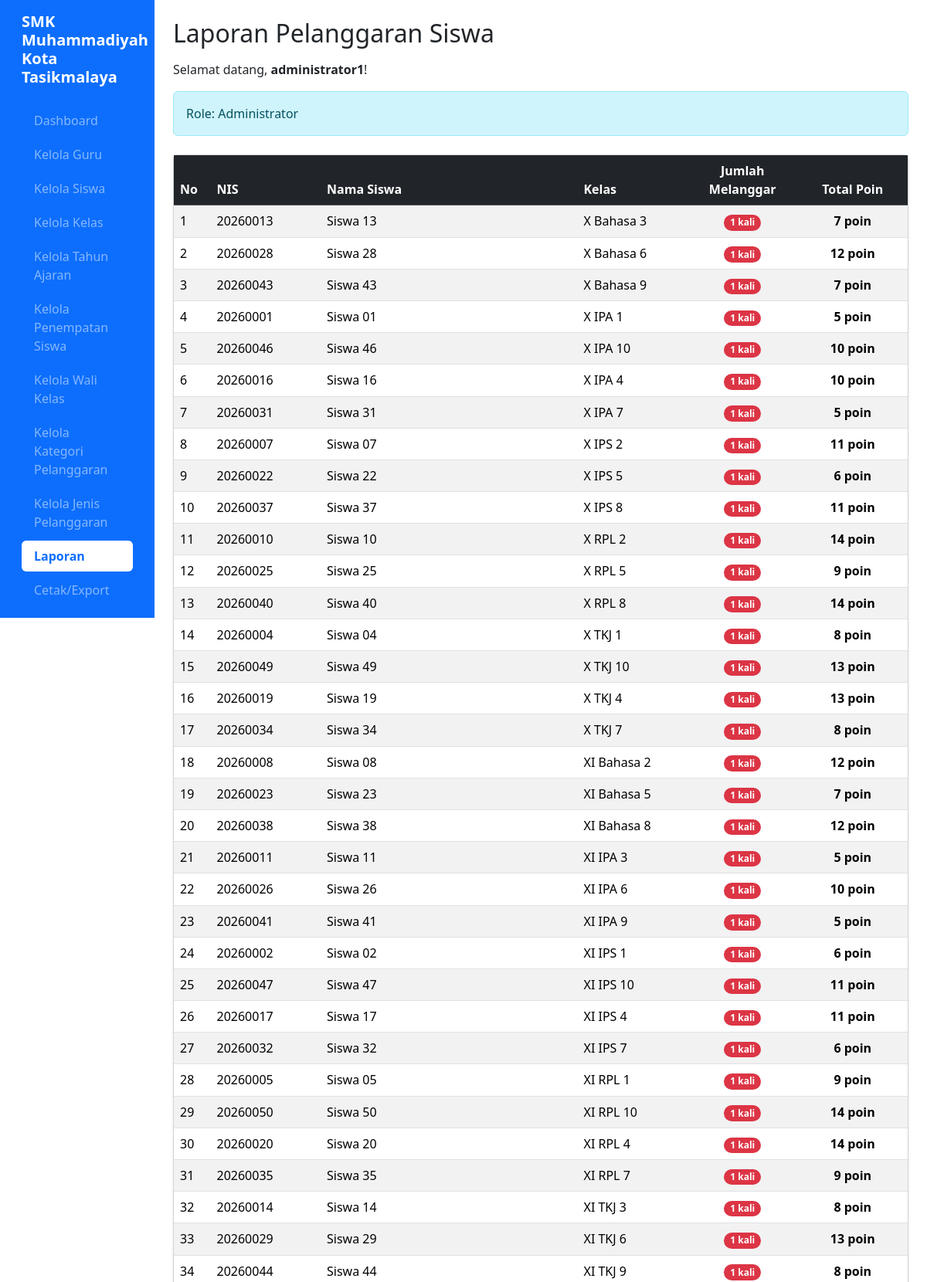
The app's page /laporan.php (signed in, upper part) with its own data.
### tables this page shows
CREATE TABLE `t_siswa` (
  `id` int(11) NOT NULL,
  `nis` varchar(30) DEFAULT NULL,
  `nisn` varchar(20) NOT NULL,
  `nama` varchar(150) DEFAULT NULL,
  `jenis_kelamin` char(1) NOT NULL,
  `tanggal_lahir` date NOT NULL,
  `alamat` text NOT NULL,
  `status_aktif` tinyint(1) NOT NULL,
  `created_at` timestamp NOT NULL DEFAULT current_timestamp(),
  `updated_at` timestamp NOT NULL DEFAULT current_timestamp()
);

### laporan.php (the view, shortened to what this page needs)
<?php
require_once "config.php";
$nama = $_SESSION['name'];
$role = strtolower(trim($_SESSION['role']));
$nama_kelas = '';
$kelas_id = 0;
if ($role === 'wali_kelas') {
    $q = mysqli_query($conn, "
        SELECT w.kelas_id, k.nama AS nama_kelas
        FROM t_wali_kelas w
        JOIN t_kelas k ON w.kelas_id = k.id
        LEFT JOIN t_guru g ON w.guru_id = g.id
        WHERE w.status_aktif = 1
        AND g.nama LIKE '%" . mysqli_real_escape_string($conn, $nama) . "%'
        LIMIT 1
    ");
    if ($q && $r = mysqli_fetch_assoc($q)) {
        $kelas_id = $r['kelas_id'];
        $nama_kelas = $r['nama_kelas'];
    }
} else {
    $nama_kelas = 'Semua Kelas';
}
$daftar_siswa = [];
if ($role === 'wali_kelas' && $kelas_id > 0) {
    $q_siswa = mysqli_query($conn, "
        SELECT s.id, s.nama, s.nis,
               COUNT(p.id) AS jumlah_kali,
               COALESCE(SUM(p.poin), 0) AS total_poin
        FROM t_siswa s
        INNER JOIN t_kelas_siswa ks ON s.id = ks.siswa_id
        INNER JOIN t_pelanggaran_siswa p ON s.id = p.siswa_id
        WHERE ks.kelas_id = '$kelas_id'
        GROUP BY s.id, s.nama, s.nis
        ORDER BY jumlah_kali DESC, total_poin DESC, s.nama ASC
    ");
} elseif ($role === 'admin') {
    $q_siswa = mysqli_query($conn, "
        SELECT s.id, s.nama, s.nis, k.nama AS nama_kelas,
               COUNT(p.id) AS jumlah_kali,
               COALESCE(SUM(p.poin), 0) AS total_poin
        FROM t_siswa s
        INNER JOIN t_kelas_siswa ks ON s.id = ks.siswa_id
        INNER JOIN t_kelas k ON ks.kelas_id = k.id
        INNER JOIN t_pelanggaran_siswa p ON s.id = p.siswa_id
        GROUP BY s.id, s.nama, s.nis, k.nama
        ORDER BY k.nama ASC, jumlah_kali DESC, total_poin DESC, s.nama ASC
    ");
}
if (!empty($q_siswa)) {
    while ($row = mysqli_fetch_assoc($q_siswa)) {
        $daftar_siswa[] = $row;
    }
}
?>
<!DOCTYPE html>
<html lang="id">
<head>
    <link href="https://cdn.jsdelivr.net/npm/bootstrap@5.3.8/dist/css/bootstrap.min.css" rel="stylesheet">
</head>
<body>
<div class="container-fluid">
    <div class="row">
        <?php include "menu.php"; ?>
        <main class="col-md-9 col-lg-10 p-4">
            <h2 class="mb-3">Laporan Pelanggaran Siswa</h2>
            <p>Selamat datang, <strong><?= htmlspecialchars($nama) ?></strong>!</p>
            <?php if ($role === 'wali_kelas'): ?>
                <div class="alert alert-info mb-4">
                    Role: Wali Kelas | Kelas : <strong><?= htmlspecialchars($nama_kelas) ?></strong>
                </div>
            <?php else: ?>
                <div class="alert alert-info mb-4">
                    Role: Administrator
                </div>
            <?php endif; ?>
            <?php if (empty($daftar_siswa)): ?>
                <div class="alert alert-warning">
                    Belum ada siswa yang melanggar. Semua siswa tertib 😊
                    <a href="catat_pelanggaran.php" class="alert-link d-block mt-2">Klik di sini untuk mencatat pelanggaran pertama</a>
                </div>
            <?php else: ?>
                <div class="card shadow-sm">
                    <div class="card-body p-0">
                        <div class="table-responsive">
                            <table class="table table-striped table-hover mb-0">
                                <thead class="table-dark">
                                    <tr>
                                        <th width="5%">No</th>
                                        <th width="15%">NIS</th>
                                        <th width="35%">Nama Siswa</th>
                                        <?php if ($role === 'admin'): ?>
                                            <th width="15%">Kelas</th>
                                        <?php endif; ?>
                                        <th width="15%" class="text-center">Jumlah Melanggar</th>
                                        <th width="15%" class="text-center">Total Poin</th>
                                    </tr>
                                </thead>
                                <tbody>
                                    <?php
                                    $no = 1;
                                    foreach ($daftar_siswa as $s):
                                        $poin = (int)$s['total_poin'];
                                        $warna = $poin > 50 ? 'table-danger' : ($poin > 20 ? 'table-warning' : '');
                                    ?>
                                    <tr class="<?= $warna ?>">
                                        <td><?= $no++ ?></td>
                                        <td><?= htmlspecialchars($s['nis']) ?></td>
                                        <td><?= htmlspecialchars($s['nama']) ?></td>
                                        <?php if ($role === 'admin'): ?>
                                            <td><?= htmlspecialchars($s['nama_kelas'] ?? '-') ?></td>
                                        <?php endif; ?>
                                        <td class="text-center">
                                            <span class="badge bg-danger rounded-pill">
                                                <?= (int)$s['jumlah_kali'] ?> kali
                                            </span>
                                        </td>
                                        <td class="text-center fw-bold">
                                            <?= $poin ?> poin
                                        </td>
                                    </tr>
                                    <?php endforeach; ?>
                                </tbody>
                            </table>
                        </div>
                    </div>
                </div>
            <?php endif; ?>
        </main>
    </div>
</div>
</body>
</html>

### records on screen
t_siswa: nis "20260013", nama "Siswa 13", nama_kelas "X Bahasa 3", jumlah_kali "1", poin "7"
t_siswa: nis "20260028", nama "Siswa 28", nama_kelas "X Bahasa 6", jumlah_kali "1", poin "12"
t_siswa: nis "20260043", nama "Siswa 43", nama_kelas "X Bahasa 9", jumlah_kali "1", poin "7"
t_siswa: nis "20260001", nama "Siswa 01", nama_kelas "X IPA 1", jumlah_kali "1", poin "5"
t_siswa: nis "20260046", nama "Siswa 46", nama_kelas "X IPA 10", jumlah_kali "1", poin "10"
t_siswa: nis "20260016", nama "Siswa 16", nama_kelas "X IPA 4", jumlah_kali "1", poin "10"
t_siswa: nis "20260031", nama "Siswa 31", nama_kelas "X IPA 7", jumlah_kali "1", poin "5"
t_siswa: nis "20260007", nama "Siswa 07", nama_kelas "X IPS 2", jumlah_kali "1", poin "11"
t_siswa: nis "20260022", nama "Siswa 22", nama_kelas "X IPS 5", jumlah_kali "1", poin "6"
t_siswa: nis "20260037", nama "Siswa 37", nama_kelas "X IPS 8", jumlah_kali "1", poin "11"
t_siswa: nis "20260010", nama "Siswa 10", nama_kelas "X RPL 2", jumlah_kali "1", poin "14"
t_siswa: nis "20260025", nama "Siswa 25", nama_kelas "X RPL 5", jumlah_kali "1", poin "9"
t_siswa: nis "20260040", nama "Siswa 40", nama_kelas "X RPL 8", jumlah_kali "1", poin "14"
t_siswa: nis "20260004", nama "Siswa 04", nama_kelas "X TKJ 1", jumlah_kali "1", poin "8"
t_siswa: nis "20260049", nama "Siswa 49", nama_kelas "X TKJ 10", jumlah_kali "1", poin "13"
t_siswa: nis "20260019", nama "Siswa 19", nama_kelas "X TKJ 4", jumlah_kali "1", poin "13"
t_siswa: nis "20260034", nama "Siswa 34", nama_kelas "X TKJ 7", jumlah_kali "1", poin "8"
t_siswa: nis "20260008", nama "Siswa 08", nama_kelas "XI Bahasa 2", jumlah_kali "1", poin "12"
t_siswa: nis "20260023", nama "Siswa 23", nama_kelas "XI Bahasa 5", jumlah_kali "1", poin "7"
t_siswa: nis "20260038", nama "Siswa 38", nama_kelas "XI Bahasa 8", jumlah_kali "1", poin "12"
t_siswa: nis "20260011", nama "Siswa 11", nama_kelas "XI IPA 3", jumlah_kali "1", poin "5"
t_siswa: nis "20260026", nama "Siswa 26", nama_kelas "XI IPA 6", jumlah_kali "1", poin "10"
t_siswa: nis "20260041", nama "Siswa 41", nama_kelas "XI IPA 9", jumlah_kali "1", poin "5"
t_siswa: nis "20260002", nama "Siswa 02", nama_kelas "XI IPS 1", jumlah_kali "1", poin "6"
t_siswa: nis "20260047", nama "Siswa 47", nama_kelas "XI IPS 10", jumlah_kali "1", poin "11"
t_siswa: nis "20260017", nama "Siswa 17", nama_kelas "XI IPS 4", jumlah_kali "1", poin "11"
t_siswa: nis "20260032", nama "Siswa 32", nama_kelas "XI IPS 7", jumlah_kali "1", poin "6"
t_siswa: nis "20260005", nama "Siswa 05", nama_kelas "XI RPL 1", jumlah_kali "1", poin "9"
t_siswa: nis "20260050", nama "Siswa 50", nama_kelas "XI RPL 10", jumlah_kali "1", poin "14"
t_siswa: nis "20260020", nama "Siswa 20", nama_kelas "XI RPL 4", jumlah_kali "1", poin "14"
t_siswa: nis "20260035", nama "Siswa 35", nama_kelas "XI RPL 7", jumlah_kali "1", poin "9"
t_siswa: nis "20260014", nama "Siswa 14", nama_kelas "XI TKJ 3", jumlah_kali "1", poin "8"
t_siswa: nis "20260029", nama "Siswa 29", nama_kelas "XI TKJ 6", jumlah_kali "1", poin "13"
t_siswa: nis "20260044", nama "Siswa 44", nama_kelas "XI TKJ 9", jumlah_kali "1", poin "8"

### other values on screen
$nama "administrator1"
